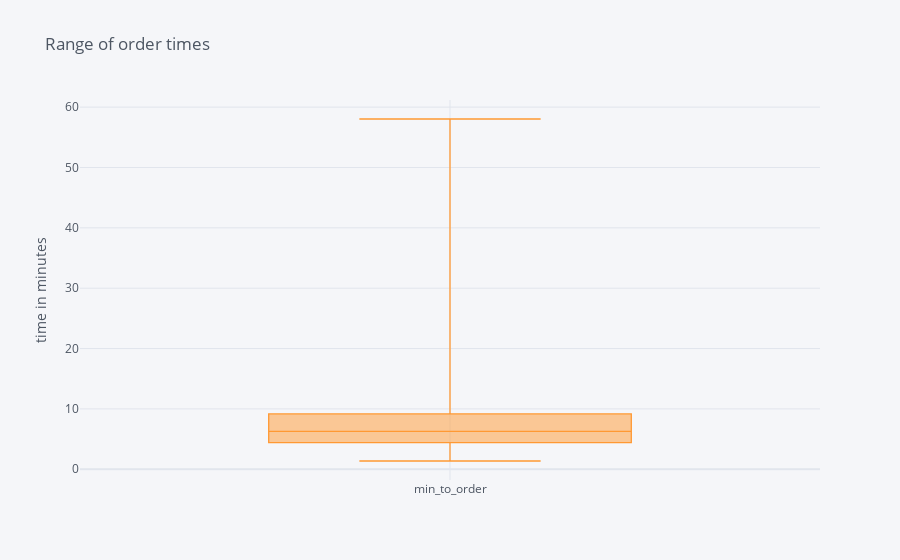

Notebook cell for this chart:
### Code cell
data.min_to_order.iplot(kind='box', title= 'Range of order times', yTitle = 'time in minutes')

### Figure 1 — Plotly figure (JSON) as saved in the notebook; plotly's stock layout.template omitted (floating-point values rounded to 4 significant figures; data arrays with more than 128 entries replaced by an {"elided": "..."} marker saying what was removed)
{"data": [{"boxpoints": false, "line": {"width": 1.3}, "marker": {"color": "rgba(255, 153, 51, 1.0)"}, "name": "min_to_order", "orientation": "v", "type": "box", "y": {"elided": "5983 float values"}}], "layout": {"legend": {"bgcolor": "#F5F6F9", "font": {"color": "#4D5663"}}, "paper_bgcolor": "#F5F6F9", "plot_bgcolor": "#F5F6F9", "title": {"font": {"color": "#4D5663"}, "text": "Range of order times"}, "xaxis": {"gridcolor": "#E1E5ED", "showgrid": true, "tickfont": {"color": "#4D5663"}, "title": {"font": {"color": "#4D5663"}, "text": ""}, "zerolinecolor": "#E1E5ED"}, "yaxis": {"gridcolor": "#E1E5ED", "showgrid": true, "tickfont": {"color": "#4D5663"}, "title": {"font": {"color": "#4D5663"}, "text": "time in minutes"}, "zerolinecolor": "#E1E5ED"}}}
